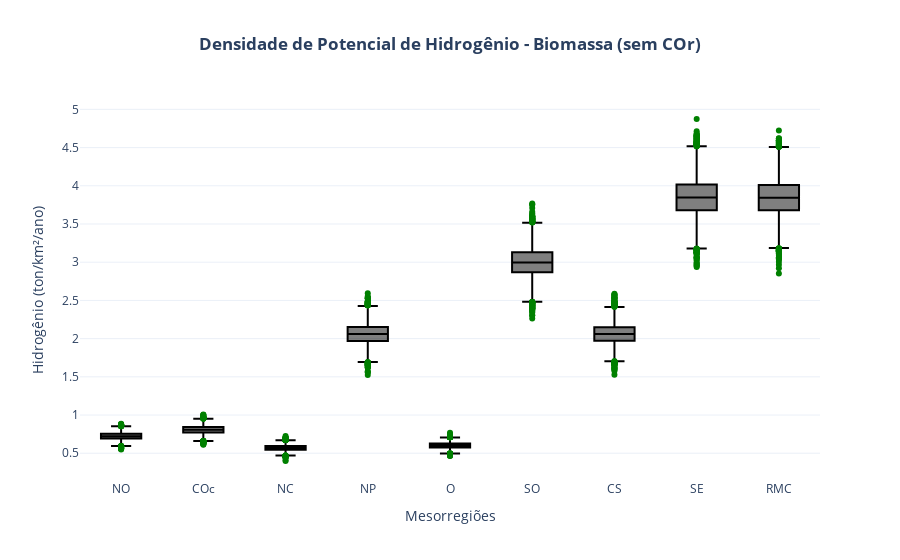

Notebook code for this chart:
### Code cell
# Gráfico - Densidade de Potencial de Hidrogênio sem COr

import numpy as np
import pandas as pd
import plotly.graph_objects as go
from plotly.subplots import make_subplots

# Distribuicao do Residuo disponivel
def gerar_distribuicao(biomassa):
    n_simul=10001
    BSdmin = biomassa * 0.8503
    BSdmax = biomassa * 1.3066
    sd = (BSdmax - BSdmin) / 7  # desvio padrao +- 3,5sd
    return np.random.randn(n_simul) * sd + biomassa

# Leitura dos dados
df = pd.read_csv("biomassas.csv",sep=";")

# Aplicação do Método de Monte Carlo para cada região
df["distribuicao"] = df["biomassa"].apply(gerar_distribuicao)

# Extração e aplicação dos nomes das mesorregiões do df
regiao_nomes = df["regiao"].tolist() 
subplot_titles = regiao_nomes[:8]

# Deixar espaço em 3x1
subplot_titles.append("")
subplot_titles.append(regiao_nomes[8])
subplot_titles.append(regiao_nomes[9])
subplot_titles.append("")

# Colocando título nos subplots 
fig = make_subplots(
    rows=3,
    cols=4,
    subplot_titles=subplot_titles
)

positions = list(range(1, 9)) + [10, 11]

# Loop para adicionar cada histograma na sua posição correspondente
for pos, (_, regiao_data) in zip(positions, df.iterrows()):
    # Converte a posição linear (1-12) para coordenadas de linha e coluna (1-based)
    row = (pos - 1) // 4 + 1
    col = (pos - 1) % 4 + 1

    # Gera os dados do histograma
    counts, bins = np.histogram(regiao_data["distribuicao"], bins=30)
    bin_centers = 0.5 * (bins[:-1] + bins[1:])
    bin_width = bins[1] - bins[0]

    fig.add_trace(
        go.Bar(
            x=bin_centers,
            y=counts,
            marker_color="brown",
            width=bin_width * 0.9, 
            showlegend=False,
            name=regiao_data['regiao'] 
        ),
        row=row,
        col=col
    )

fig.update_layout(
    height=900,
    width=1400, 
    title_text="<b>Distribuição da Biomassa Disponível [ton/ano] por Mesorregião do Paraná</b>",
    title_x=0.5,
    bargap=0.05,
    showlegend=False
)

fig.update_xaxes(tickformat=".0f")
for annotation in fig.layout.annotations:
    annotation.font.size = 12

# Fator de conversão % gH2/kgBS
FaCH2 = 90

# Cálculo da produção de hidrogênio
df['dist_prod_h2'] = df["biomassa"].apply(gerar_distribuicao).apply(lambda bsd: bsd * FaCH2 / 1000)

# Cálculo da densidade de hidrogênio solar 
df['dist_densidade_h2'] = df['dist_prod_h2'] / df['area']

# Gráfico Boxplot sem a Mesorregião COr ------------------

df_sem_cor = df[df['sigla'] != 'COr'].copy()

fig = go.Figure()

# 3. Itera sobre o DataFrame filtrado para adicionar um boxplot por mesorregião
for index, row in df_sem_cor.iterrows():
    fig.add_trace(go.Box(
        y=row['dist_densidade_h2'],  
        name=row['sigla'],           
        boxpoints='outliers',       
        marker_color='green',
        line_color='black'
    ))

fig.update_layout(
    title_text='<b>Densidade de Potencial de Hidrogênio - Biomassa (sem COr)</b>',
    title_x=0.5,
    xaxis_title='Mesorregiões',
    yaxis_title='Hidrogênio (ton/km²/ano)',
    template='plotly_white',
    showlegend=False 
)

fig.show()

### Figure 1 — Plotly figure (JSON) as saved in the notebook; plotly's stock layout.template omitted (floating-point values rounded to 4 significant figures; data arrays with more than 128 entries replaced by an {"elided": "..."} marker saying what was removed)
{"data": [{"boxpoints": "outliers", "line": {"color": "black"}, "marker": {"color": "green"}, "name": "NO", "type": "box", "y": {"elided": "10001 float values"}}, {"boxpoints": "outliers", "line": {"color": "black"}, "marker": {"color": "green"}, "name": "COc", "type": "box", "y": {"elided": "10001 float values"}}, {"boxpoints": "outliers", "line": {"color": "black"}, "marker": {"color": "green"}, "name": "NC", "type": "box", "y": {"elided": "10001 float values"}}, {"boxpoints": "outliers", "line": {"color": "black"}, "marker": {"color": "green"}, "name": "NP", "type": "box", "y": {"elided": "10001 float values"}}, {"boxpoints": "outliers", "line": {"color": "black"}, "marker": {"color": "green"}, "name": "O", "type": "box", "y": {"elided": "10001 float values"}}, {"boxpoints": "outliers", "line": {"color": "black"}, "marker": {"color": "green"}, "name": "SO", "type": "box", "y": {"elided": "10001 float values"}}, {"boxpoints": "outliers", "line": {"color": "black"}, "marker": {"color": "green"}, "name": "CS", "type": "box", "y": {"elided": "10001 float values"}}, {"boxpoints": "outliers", "line": {"color": "black"}, "marker": {"color": "green"}, "name": "SE", "type": "box", "y": {"elided": "10001 float values"}}, {"boxpoints": "outliers", "line": {"color": "black"}, "marker": {"color": "green"}, "name": "RMC", "type": "box", "y": {"elided": "10001 float values"}}], "layout": {"showlegend": false, "title": {"text": "<b>Densidade de Potencial de Hidrogênio - Biomassa (sem COr)</b>", "x": 0.5}, "xaxis": {"title": {"text": "Mesorregiões"}}, "yaxis": {"title": {"text": "Hidrogênio (ton/km²/ano)"}}}}
